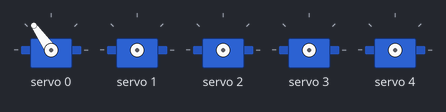
Bench run of a sketch on a simulated Arduino Uno, built with avr-gcc and run on an emulated ATmega328P. Parts: 5 × servo.

Above: at 0.1 s.
At 5.07 s:
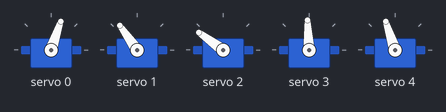
At 8.75 s:
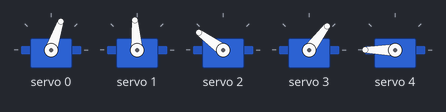
At 19.25 s:
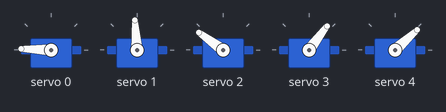
At 29.01 s:
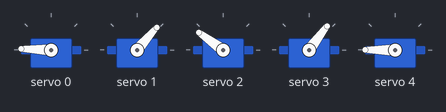
At 39.51 s:
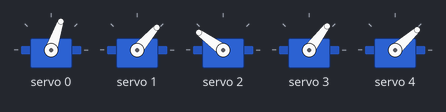
Timing chart, 0 to 40.0 s (numbered marks = the images above):
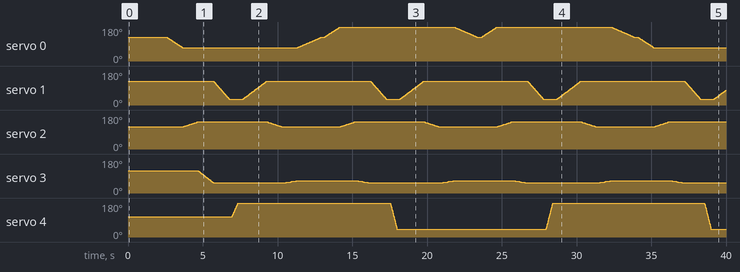

The sketch:

inversekinematics.ino
```cpp
#include <Wire.h>
#include <Adafruit_PWMServoDriver.h>
#include <math.h>

Adafruit_PWMServoDriver pwm = Adafruit_PWMServoDriver();
#define SERVO_FREQ 50

struct ServoLimits {
  int minPulse;
  int maxPulse;
};

ServoLimits config[] = {
  {150, 600}, // Motor 0: MG996R (Base)
  {150, 600}, // Motor 1: MG996R (Shoulder)
  {140, 580}, // Motor 2: MG90S  (Elbow)
  {140, 580}, // Motor 3: MG90S  (Wrist)
  {130, 550}  // Motor 4: SG90   (Gripper)
};

// Array to track the current angle of each motor (Starting at 90 degrees)
int currentAngles[] = {90, 90, 90, 90, 90};

// Change how intensely the motors move
int intensity = 4;

// measurements of arm
float l_under = 5;
float l_upper = 8;
float l_hand = 10;
float height = 10;

// Over time, the angles of the specific parts might slightly shift. To make sure that the inverse kinematics is still working, you can enter the approx. corrections of the angles below (in deg).
// e.g. if shoulder_corr is 10, all calculated angles will be increased by 10 degrees.
float shoulder_corr = 0;
float elbow_corr = 0;
float wrist_corr = 0;

void inverseKin(int rad, int angle) {

  // move base according to angle
  int base[] = {0};
  moveMotorsSmooth(base, 1, angle, 1000);

  // how much difference there is between the wrist and the base in height
  float height_diff = l_hand - height;

  // calculating the distance betweeen wrist and shoulder to find the angle of the shoulder
  float dist = sqrt(rad*rad + height_diff*height_diff);

  //calculating elbow angle
  float elbow_value = (dist - l_upper)/l_under;
  float result_rad = asin(elbow_value); // Returns radians
  float elbow_deg = result_rad * 180.0 / 3.14159265; // Convert to degrees
  elbow_deg += (90 + elbow_corr);

  //setting elbow angle
  int elbow[] = {2};
  moveMotorsSmooth(elbow, 1, elbow_deg, 1000);

  //calculating shoulder angle
  result_rad = atan((l_under*sin(result_rad) + height_diff)/rad); // Returns radians
  float shoulder_deg = result_rad * 180.0 / 3.14159265; // Convert to degrees
  if (shoulder_deg < 0) shoulder_deg = 0;
  shoulder_deg += shoulder_corr;

  // calculating wrist angle
  float wrist_deg = elbow_deg - (90 - shoulder_deg);
  if (wrist_deg > 180) wrist_deg = 179;
  wrist_deg += wrist_corr;

   //setting wrist angle
  int wrist[] = {3};
  moveMotorsSmooth(wrist, 1, wrist_deg, 1000);

  //setting shoulder angle
  int shoulder[] = {1};
  moveMotorsSmooth(shoulder, 1, shoulder_deg, 1000);

}


// Moves multiple motors simultaneously from their current angles to their targets over duration in ms
void moveMotorsSmooth(int motorNums[], int numMotors, int targetAngle, int duration) {

  int startAngles[numMotors];
  for (int i = 0; i < numMotors; i++) {
    startAngles[i] = currentAngles[motorNums[i]];
  }

  const int stepDelay = 20; // ms per step
  int steps = duration / stepDelay;
  if (steps < 1) steps = 1;

  for (int step = 1; step <= steps; step++) {
    for (int i = 0; i < numMotors; i++) {
      int angle = startAngles[i] + (long)(targetAngle - startAngles[i]) * step / steps;
      moveMotor(motorNums[i], angle);
    }
    delay(stepDelay);
  }

  for (int i = 0; i < numMotors; i++) {
    currentAngles[motorNums[i]] = targetAngle;
  }
}


void setup() {
  Serial.begin(9600);
  pwm.begin();
  pwm.setPWMFreq(SERVO_FREQ);

  int m0[] = {0};
  moveMotorsSmooth(m0, 1, 90, 500);
  int m1[] = {1};
  moveMotorsSmooth(m1, 1, 90, 500);
  int m2[] = {2};
  moveMotorsSmooth(m2, 1, 90, 500);
  int m3[] = {3};
  moveMotorsSmooth(m3, 1, 90, 500);
  int m4[] = {4};
  moveMotorsSmooth(m4, 1, 90, 500);
}

void home() {
  int m1[] = {1};
  moveMotorsSmooth(m1, 1, 90, 1500);
  int m2[] = {2};
  moveMotorsSmooth(m2, 1, 90, 1000);
  int m3[] = {3};
  moveMotorsSmooth(m3, 1, 45, 1000);
  int m0[] = {0};
  moveMotorsSmooth(m0, 1, 90, 1500);
}


void grip() {
  int m4[] = {4};
  moveMotorsSmooth(m4, 1, 175, 500);
}

void release() {
  int m4[] = {4};
  moveMotorsSmooth(m4, 1, 30, 500);
}


void loop() {
  // inverse kinematics of gripping motion
  // go to pos A
  inverseKin(10,45);
  delay(200);
  // grip object
  grip();
  delay(200);
  // lift it up
  home();
  delay(200);
  // put it down
  inverseKin(10,135);
  delay(200);
  // release it
  release();
  delay(200);
  // go home
  home();
  delay(200);
  // go to pos B
  inverseKin(10,135);
  delay(200);
  // grip object
  grip();
  delay(200);
  // lift it up
  home();
  delay(200);
  // put it down
  inverseKin(10,45);
  delay(200);
  // release it
  release();
  delay(200);
    // go home
  home();
  delay(200);
}


void moveMotor(int motorNum, int angle) {
  int pulse = map(angle, 0, 180, config[motorNum].minPulse, config[motorNum].maxPulse);
  pwm.setPWM(motorNum, 0, pulse);
}
```
